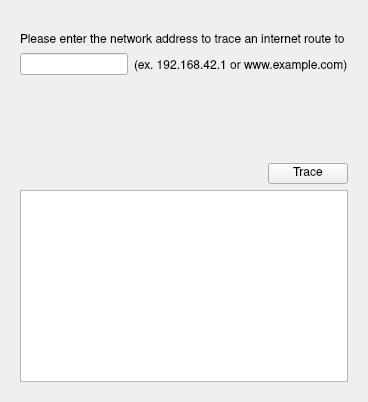
      <widget class="QWidget" name="tab_traceroute">
       <attribute name="title">
        <string>Traceroute</string>
       </attribute>
       <layout class="QVBoxLayout" name="verticalLayout_5">
        <property name="leftMargin">
         <number>20</number>
        </property>
        <property name="topMargin">
         <number>34</number>
        </property>
        <property name="rightMargin">
         <number>20</number>
        </property>
        <property name="bottomMargin">
         <number>20</number>
        </property>
        <item>
         <widget class="QWidget" name="widget_5" native="true">
          <property name="minimumSize">
           <size>
            <width>0</width>
            <height>150</height>
           </size>
          </property>
          <property name="maximumSize">
           <size>
            <width>16777215</width>
            <height>155</height>
           </size>
          </property>
          <layout class="QVBoxLayout" name="verticalLayout_11">
           <property name="leftMargin">
            <number>0</number>
           </property>
           <property name="topMargin">
            <number>0</number>
           </property>
           <property name="rightMargin">
            <number>0</number>
           </property>
           <property name="bottomMargin">
            <number>0</number>
           </property>
           <item>
            <widget class="QLabel" name="label_7">
             <property name="sizePolicy">
              <sizepolicy hsizetype="Fixed" vsizetype="Fixed">
               <horstretch>0</horstretch>
               <verstretch>0</verstretch>
              </sizepolicy>
             </property>
             <property name="font">
              <font>
               <family>Nimbus Sans</family>
              </font>
             </property>
             <property name="text">
              <string>Please enter the network address to trace an internet route to</string>
             </property>
            </widget>
           </item>
           <item>
            <layout class="QHBoxLayout" name="horizontalLayout_3">
             <item>
              <widget class="QLineEdit" name="traceroute_address_lineedit">
               <property name="font">
                <font>
                 <family>Nimbus Sans</family>
                </font>
               </property>
              </widget>
             </item>
             <item>
              <widget class="QLabel" name="label_8">
               <property name="sizePolicy">
                <sizepolicy hsizetype="Fixed" vsizetype="Fixed">
                 <horstretch>0</horstretch>
                 <verstretch>0</verstretch>
                </sizepolicy>
               </property>
               <property name="font">
                <font>
                 <family>Nimbus Sans</family>
                </font>
               </property>
               <property name="text">
                <string>&lt;html&gt;&lt;head/&gt;&lt;body&gt;&lt;p&gt;&lt;span style=&quot; font-size:14pt; vertical-align:sub;&quot;&gt;(ex. 192.168.42.1 or www.example.com)&lt;/span&gt;&lt;/p&gt;&lt;/body&gt;&lt;/html&gt;</string>
               </property>
              </widget>
             </item>
            </layout>
           </item>
           <item>
            <spacer name="verticalSpacer_2">
             <property name="orientation">
              <enum>Qt::Vertical</enum>
             </property>
             <property name="sizeType">
              <enum>QSizePolicy::Expanding</enum>
             </property>
             <property name="sizeHint" stdset="0">
              <size>
               <width>20</width>
               <height>40</height>
              </size>
             </property>
            </spacer>
           </item>
           <item alignment="Qt::AlignRight|Qt::AlignVCenter">
            <widget class="QPushButton" name="traceroute_button">
             <property name="sizePolicy">
              <sizepolicy hsizetype="Fixed" vsizetype="Fixed">
               <horstretch>0</horstretch>
               <verstretch>0</verstretch>
              </sizepolicy>
             </property>
             <property name="font">
              <font>
               <family>Nimbus Sans</family>
              </font>
             </property>
             <property name="text">
              <string>Trace</string>
             </property>
            </widget>
           </item>
          </layout>
         </widget>
        </item>
        <item>
         <widget class="QTextBrowser" name="traceroute_text_browser">
          <property name="font">
           <font>
            <family>Nimbus Mono PS</family>
           </font>
          </property>
          <property name="lineWrapMode">
           <enum>QTextEdit::NoWrap</enum>
          </property>
         </widget>
        </item>
       </layout>
      </widget>
